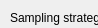
      <widget class="QWidget" name="page_10">
       <property name="geometry">
        <rect>
         <x>0</x>
         <y>0</y>
         <width>98</width>
         <height>28</height>
        </rect>
       </property>
       <attribute name="label">
        <string>Step 6 - Review sampling strategy results</string>
       </attribute>
       <widget class="QGroupBox" name="groupBox_32">
        <property name="geometry">
         <rect>
          <x>10</x>
          <y>10</y>
          <width>681</width>
          <height>291</height>
         </rect>
        </property>
        <property name="title">
         <string>Sampling strategy results</string>
        </property>
        <widget class="QFrame" name="frame_2">
         <property name="geometry">
          <rect>
           <x>20</x>
           <y>20</y>
           <width>641</width>
           <height>251</height>
          </rect>
         </property>
         <property name="frameShape">
          <enum>QFrame::StyledPanel</enum>
         </property>
         <property name="frameShadow">
          <enum>QFrame::Sunken</enum>
         </property>
         <widget class="QTextBrowser" name="textBrowser_3">
          <property name="geometry">
           <rect>
            <x>10</x>
            <y>10</y>
            <width>621</width>
            <height>231</height>
           </rect>
          </property>
          <property name="html">
           <string>&lt;!DOCTYPE HTML PUBLIC &quot;-//W3C//DTD HTML 4.0//EN&quot; &quot;http://www.w3.org/TR/REC-html40/strict.dtd&quot;&gt;
&lt;html&gt;&lt;head&gt;&lt;meta name=&quot;qrichtext&quot; content=&quot;1&quot; /&gt;&lt;style type=&quot;text/css&quot;&gt;
p, li { white-space: pre-wrap; }
&lt;/style&gt;&lt;/head&gt;&lt;body style=&quot; font-family:'MS Shell Dlg 2'; font-size:8.25pt; font-weight:400; font-style:normal;&quot;&gt;
&lt;p style=&quot;-qt-paragraph-type:empty; margin-top:0px; margin-bottom:0px; margin-left:0px; margin-right:0px; -qt-block-indent:0; text-indent:0px; font-size:8pt;&quot;&gt;&lt;br /&gt;&lt;/p&gt;&lt;/body&gt;&lt;/html&gt;</string>
          </property>
         </widget>
        </widget>
       </widget>
      </widget>
